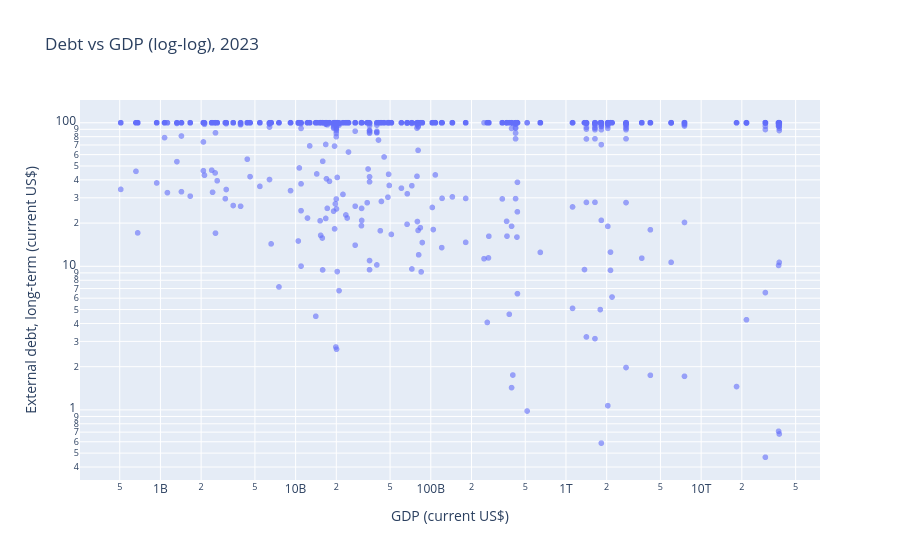

Notebook source saved alongside this figure:
### Markdown cell above
### 1. Scatterplot for 2023

### Code cell
import plotly.express as px

last_year = df["TIME_PERIOD"].max()
sample = df[df["TIME_PERIOD"] == last_year]

print("Scatter year:", last_year, " sample size:", len(sample))

fig= px.scatter(
    sample,
    x="GDP_USD",
    y="Debt_USD",
    hover_name="REF_AREA_LABEL",
    title= f"Debt vs GDP (log-log), {last_year}",
    labels= {
        "GDP_USD": "GDP (current US$)",
        "Debt_USD": "External debt, long-term (current US$)"
    },
    log_x= True,
    log_y= True,
    opacity=0.6
)
fig.show()

### Figure 1 — Plotly figure (JSON) as saved in the notebook; plotly's stock layout.template omitted (floating-point values rounded to 4 significant figures; data arrays with more than 128 entries replaced by an {"elided": "..."} marker saying what was removed)
{"data": [{"hovertemplate": "<b>%{hovertext}</b><br><br>GDP (current US$)=%{x}<br>External debt, long-term (current US$)=%{y}<extra></extra>", "hovertext": {"elided": "5386 str values"}, "legendgroup": "", "marker": {"color": "#636efa", "opacity": 0.6, "symbol": "circle"}, "mode": "markers", "name": "", "showlegend": false, "type": "scattergl", "x": {"elided": "5386 float values"}, "xaxis": "x", "y": {"elided": "5386 float values"}, "yaxis": "y"}], "layout": {"legend": {"tracegroupgap": 0}, "title": {"text": "Debt vs GDP (log-log), 2023"}, "xaxis": {"anchor": "y", "domain": [0, 1], "title": {"text": "GDP (current US$)"}, "type": "log"}, "yaxis": {"anchor": "x", "domain": [0, 1], "title": {"text": "External debt, long-term (current US$)"}, "type": "log"}}}
